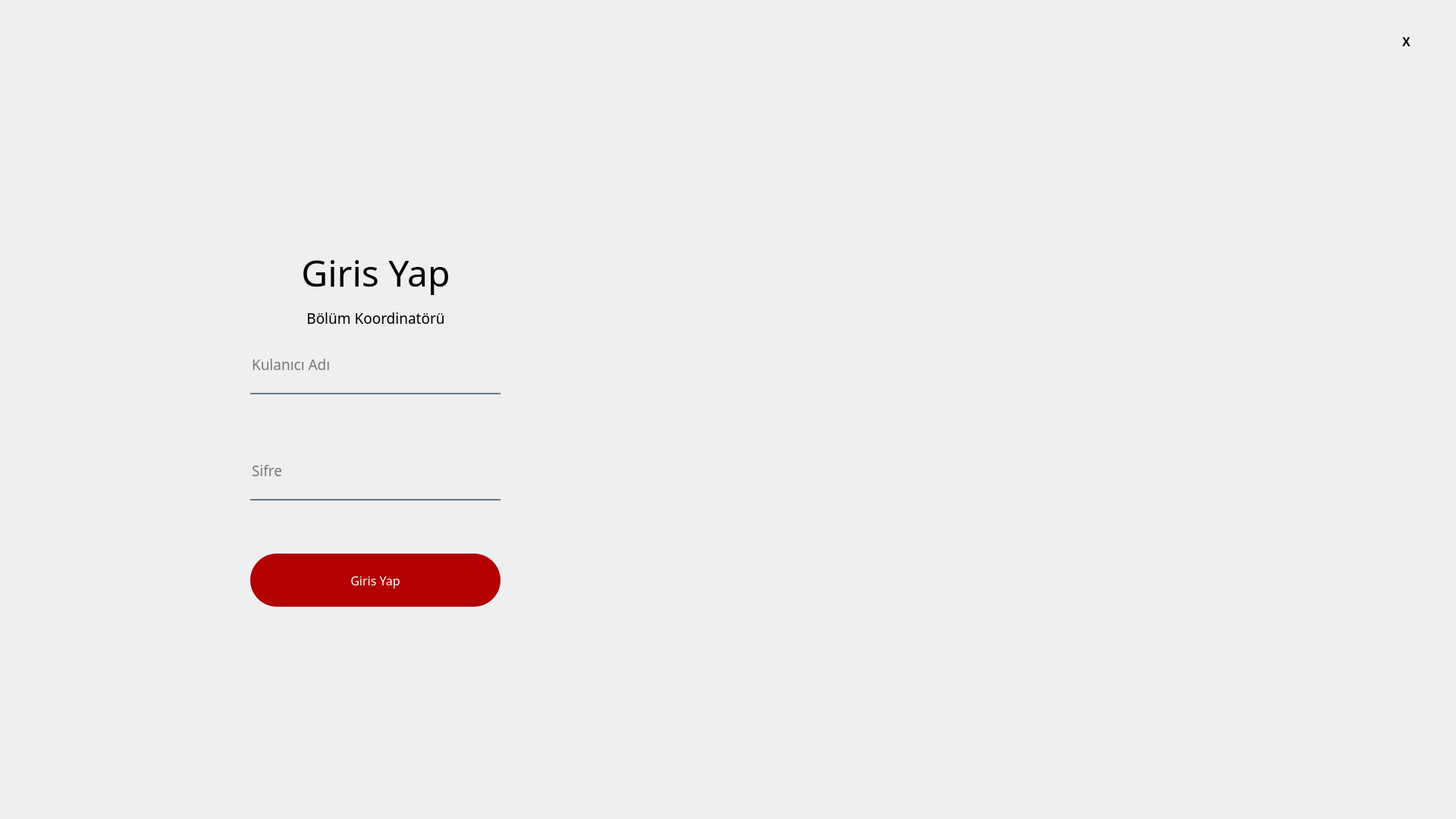
<?xml version="1.0" encoding="UTF-8"?>
<ui version="4.0">
 <class>MainWindow</class>
 <widget class="QMainWindow" name="MainWindow">
  <property name="geometry">
   <rect>
    <x>0</x>
    <y>0</y>
    <width>1920</width>
    <height>1080</height>
   </rect>
  </property>
  <property name="font">
   <font>
    <pointsize>10</pointsize>
   </font>
  </property>
  <property name="windowTitle">
   <string>MainWindow</string>
  </property>
  <widget class="QWidget" name="centralwidget">
   <widget class="QPushButton" name="btnLogin">
    <property name="geometry">
     <rect>
      <x>330</x>
      <y>730</y>
      <width>330</width>
      <height>70</height>
     </rect>
    </property>
    <property name="font">
     <font>
      <family>Dubai Medium</family>
      <pointsize>12</pointsize>
     </font>
    </property>
    <property name="styleSheet">
     <string notr="true">QPushButton#btnLogin{	
	background-color: rgb(179, 0, 0);
	color: white;
	border-radius:35px;
}
QPushButton#btnLogin:hover{	
	background-color: qlineargradient(spread:pad, x1:0, y1:0.505682, x2:1, y2:0.477, stop:0 rgb(243, 0, 0), stop:1  rgb(243, 0, 0));
}
QPushButton#btnLogin:pressed{
	padding-left:2px;
	padding-top:2px;	
	background-color: rgb(179, 0, 0);
}</string>
    </property>
    <property name="text">
     <string>Giris Yap</string>
    </property>
   </widget>
   <widget class="QLabel" name="logo">
    <property name="geometry">
     <rect>
      <x>1010</x>
      <y>210</y>
      <width>700</width>
      <height>700</height>
     </rect>
    </property>
    <property name="text">
     <string>&lt;html&gt;&lt;head/&gt;&lt;body&gt;&lt;p&gt;&lt;img src=&quot;:/images/logo.png&quot;/&gt;&lt;/p&gt;&lt;/body&gt;&lt;/html&gt;</string>
    </property>
   </widget>
   <widget class="QLabel" name="title">
    <property name="geometry">
     <rect>
      <x>330</x>
      <y>310</y>
      <width>331</width>
      <height>100</height>
     </rect>
    </property>
    <property name="font">
     <font>
      <family>Dubai Medium</family>
      <pointsize>36</pointsize>
     </font>
    </property>
    <property name="text">
     <string>&lt;html&gt;&lt;head/&gt;&lt;body&gt;&lt;p align=&quot;center&quot;&gt;Giris Yap&lt;/p&gt;&lt;/body&gt;&lt;/html&gt;</string>
    </property>
   </widget>
   <widget class="QPushButton" name="btnQuit">
    <property name="geometry">
     <rect>
      <x>1839</x>
      <y>40</y>
      <width>31</width>
      <height>30</height>
     </rect>
    </property>
    <property name="font">
     <font>
      <family>Arial</family>
      <pointsize>12</pointsize>
      <weight>75</weight>
      <bold>true</bold>
     </font>
    </property>
    <property name="styleSheet">
     <string notr="true">QPushButton#btnQuit{	
	background-color: transparent;
	color: rgb(0, 0, 0);
	border-radius:5px;
}
QPushButton#btnQuit:hover{	
	background-color: qlineargradient(spread:pad, x1:0, y1:0.505682, x2:1, y2:0.477, stop:0 rgb(255, 65, 65), stop:1  rgb(255, 65, 65));
}
QPushButton#btnQuit:pressed{
	padding-left:2px;
	padding-top:2px;	
	background-color: rgb(255, 65, 65);
}</string>
    </property>
    <property name="text">
     <string>X</string>
    </property>
    <property name="icon">
     <iconset>
      <normaloff>:/icons/feather/x.svg</normaloff>:/icons/feather/x.svg</iconset>
    </property>
    <property name="iconSize">
     <size>
      <width>25</width>
      <height>25</height>
     </size>
    </property>
   </widget>
   <widget class="QLineEdit" name="lineUsername">
    <property name="geometry">
     <rect>
      <x>330</x>
      <y>450</y>
      <width>330</width>
      <height>70</height>
     </rect>
    </property>
    <property name="font">
     <font>
      <family>Dubai Medium</family>
      <pointsize>14</pointsize>
     </font>
    </property>
    <property name="styleSheet">
     <string notr="true">background-color:rgba(0,0,0,0);
border:none;
border-bottom:2px solid rgba(105,118,132,255);
color:black;
padding-bottom:7px;</string>
    </property>
    <property name="placeholderText">
     <string>Kulanıcı Adı</string>
    </property>
   </widget>
   <widget class="QLineEdit" name="linePassword">
    <property name="geometry">
     <rect>
      <x>330</x>
      <y>590</y>
      <width>330</width>
      <height>70</height>
     </rect>
    </property>
    <property name="font">
     <font>
      <family>Dubai Medium</family>
      <pointsize>14</pointsize>
     </font>
    </property>
    <property name="styleSheet">
     <string notr="true">background-color:rgba(0,0,0,0);
border:none;
border-bottom:2px solid rgba(105,118,132,255);
color:black;
padding-bottom:7px;</string>
    </property>
    <property name="echoMode">
     <enum>QLineEdit::Password</enum>
    </property>
    <property name="placeholderText">
     <string>Sifre</string>
    </property>
   </widget>
   <widget class="QLabel" name="title2">
    <property name="geometry">
     <rect>
      <x>330</x>
      <y>370</y>
      <width>331</width>
      <height>100</height>
     </rect>
    </property>
    <property name="font">
     <font>
      <family>Dubai Light</family>
      <pointsize>36</pointsize>
     </font>
    </property>
    <property name="text">
     <string>&lt;html&gt;&lt;head/&gt;&lt;body&gt;&lt;p align=&quot;center&quot;&gt;&lt;span style=&quot; font-size:14pt;&quot;&gt;Bölüm Koordinatörü&lt;/span&gt;&lt;/p&gt;&lt;/body&gt;&lt;/html&gt;</string>
    </property>
   </widget>
  </widget>
 </widget>
 <resources>
  <include location="res.qrc"/>
 </resources>
 <connections/>
</ui>
